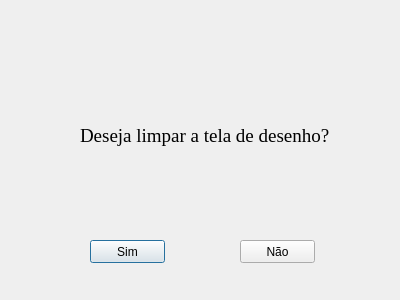
<?xml version="1.0" encoding="UTF-8"?>
<ui version="4.0">
 <class>LimparCanvas</class>
 <widget class="QDialog" name="LimparCanvas">
  <property name="geometry">
   <rect>
    <x>0</x>
    <y>0</y>
    <width>400</width>
    <height>300</height>
   </rect>
  </property>
  <property name="windowTitle">
   <string>Limpar Tela de Desenho</string>
  </property>
  <widget class="QLabel" name="label_mensagem">
   <property name="geometry">
    <rect>
     <x>80</x>
     <y>90</y>
     <width>251</width>
     <height>91</height>
    </rect>
   </property>
   <property name="font">
    <font>
     <family>Times New Roman</family>
     <pointsize>14</pointsize>
    </font>
   </property>
   <property name="text">
    <string>Deseja limpar a tela de desenho?</string>
   </property>
  </widget>
  <widget class="QPushButton" name="Sim">
   <property name="geometry">
    <rect>
     <x>90</x>
     <y>240</y>
     <width>75</width>
     <height>23</height>
    </rect>
   </property>
   <property name="text">
    <string>Sim</string>
   </property>
  </widget>
  <widget class="QPushButton" name="Nao">
   <property name="geometry">
    <rect>
     <x>240</x>
     <y>240</y>
     <width>75</width>
     <height>23</height>
    </rect>
   </property>
   <property name="text">
    <string>Não</string>
   </property>
  </widget>
 </widget>
 <resources/>
 <connections/>
</ui>
